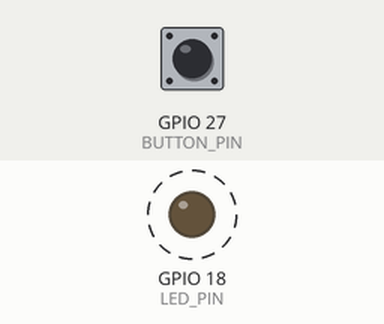
Simulated run of this sketch. Board: ESP32. Parts: output pins drawn as LEDs (lit = HIGH). Dashed ring = blinking. Inputs (shaded band) come from the test bench; at power-on: GPIO 27 (BUTTON_PIN) HIGH. What the sketch prints to the serial monitor is not drawn.

Above: at 0.1 s.
Timing chart, 0 to 3.0 s (numbered marks = the images above):
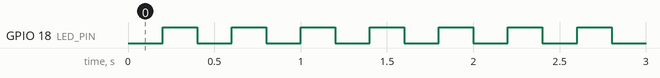

The sketch:

task02_serial_timing.ino
```cpp
#include <Arduino.h>

constexpr uint8_t LED_PIN = 18, BUTTON_PIN = 27;
// Repeat all four combinations. No commands needed in Serial Plotter.
constexpr bool PRINT_OUTPUT = true;
constexpr bool BLOCKING_DELAY = false;
constexpr uint32_t PERIOD_MS = 200;
uint32_t previousLoopUs = 0, reportAt = 0, ledAt = 0;
uint32_t count = 0, maximumLoopUs = 0;
uint64_t totalLoopUs = 0;
double lastMeanUs = 0;
uint32_t lastMaxUs = 0;
uint32_t rawEdges = 0;
int previousButton = HIGH;
bool ledOn = false;

void setup() {
  Serial.begin(115200);
  pinMode(LED_PIN, OUTPUT);
  digitalWrite(LED_PIN, LOW);
  pinMode(BUTTON_PIN, INPUT_PULLUP);
  previousButton = digitalRead(BUTTON_PIN);
  previousLoopUs = micros();
  reportAt = ledAt = millis();
}

void loop() {
  const uint32_t currentUs = micros();
  const uint32_t intervalUs = currentUs - previousLoopUs;
  previousLoopUs = currentUs;
  totalLoopUs += intervalUs; ++count;
  if (intervalUs > maximumLoopUs) maximumLoopUs = intervalUs;
  const int button = digitalRead(BUTTON_PIN);
  if (button != previousButton) { ++rawEdges; previousButton = button; }
  const uint32_t now = millis();
  if (now - ledAt >= PERIOD_MS) {
    ledAt = now; ledOn = !ledOn;
    digitalWrite(LED_PIN, ledOn ? HIGH : LOW);
  }
  if (now - reportAt >= PERIOD_MS) {
    reportAt = now;
    lastMeanUs = (double)totalLoopUs / count;
    lastMaxUs = maximumLoopUs;
    if (PRINT_OUTPUT) {
      Serial.printf("button:%d led:%d mean_loop_us:%.2f max_loop_us:%lu raw_edges:%lu blocking:%d\n",
                    button, ledOn, (double)totalLoopUs / count,
                    (unsigned long)maximumLoopUs, (unsigned long)rawEdges, BLOCKING_DELAY);
    }
    totalLoopUs = 0; count = 0; maximumLoopUs = 0;
  }
  // With periodic printing disabled, request the LAST completed window once.
  // The query's own overhead affects the following window: discard that window.
  if (!PRINT_OUTPUT && Serial.available() && Serial.read() == 'r') {
    Serial.printf("mean_loop_us:%.2f max_loop_us:%lu raw_edges:%lu blocking:%d\n",
                  lastMeanUs, (unsigned long)lastMaxUs, (unsigned long)rawEdges, BLOCKING_DELAY);
  }
  if (BLOCKING_DELAY) delay(PERIOD_MS);
}
```

Measured:
- by itself, GPIO 18 (LED_PIN): alternates HIGH for 0.20 s and LOW for 0.20 s
